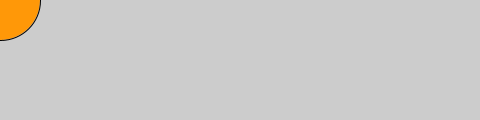
Frame 1 (no input)
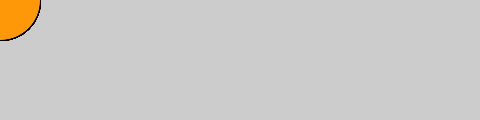
Frame 60 (the mouse pressed at the canvas centre just before this capture)
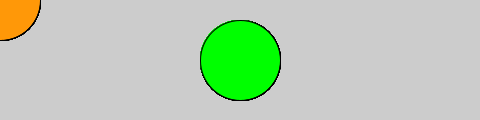
Frame 120 (the mouse held since frame 60 and released just before this capture)

The Processing sketch that drew these frames (run headless with seeded random() and noise(); from frame 60 on, the mouse is pressed at the canvas centre):

// Processing sketch: processing_172262
// ── processing_172262.pde

void setup() {
    size(480, 120);
    smooth();
}

void draw() {
    if (mousePressed) {
        fill(0,255,0);
    }
    else {
        fill(255,152,010);
    }
    ellipse(mouseX, mouseY, 80, 80);
}
